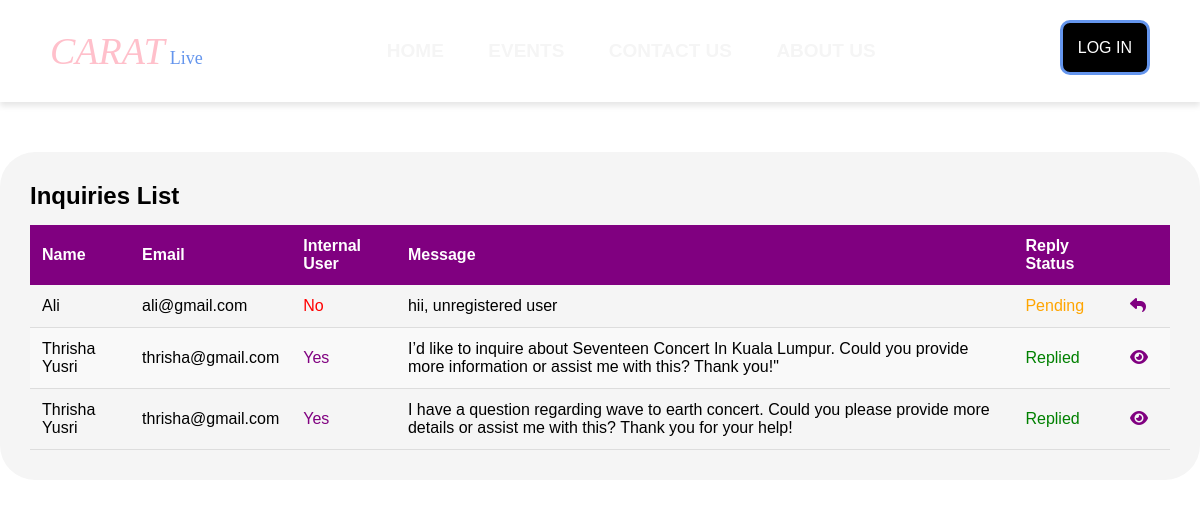
The page /inquiries.php on the database its author committed.
### tables this page shows
CREATE TABLE `inquiry` (
  `id` int(11) NOT NULL,
  `name` varchar(100) NOT NULL,
  `email` varchar(100) NOT NULL,
  `message` varchar(800) NOT NULL,
  `reply` varchar(800) NOT NULL,
  `internaluser` tinyint(1) NOT NULL
);

### inquiries.php (the view, shortened to what this page needs)
<!doctype html>
<html lang="en">
<head>
    <link rel="stylesheet" href="style.css">
    <link rel="stylesheet" href="https://cdnjs.cloudflare.com/ajax/libs/font-awesome/6.5.0/css/all.min.css">
</head>
<?php
include("db_connection.php");
include('header.php');
$user_email = '';
$role = '';
if (isset($_GET['role']) == 'user' && isset($_GET['user_email'])) {
    $user_email = $_GET['user_email'];
    $role = $_GET['role'];
    $query = "SELECT * FROM inquiry WHERE email = '$user_email' ORDER BY reply IS NOT NULL, reply ASC";
} else {
    $query = "SELECT * FROM inquiry ORDER BY reply IS NOT NULL, reply ASC";
}
$result = mysqli_query($conn, $query);
?>
<body class="app">
    <div style="display: flex; justify-content: center;">
        <div class="event-container" style="margin-top:50px; width:100%">
            <h2>Inquiries List</h2>
            <table>
                <thead>
                    <tr>
                        <th>Name</th>
                        <th>Email</th>
                        <?php if (!$user_email) { ?>
                            <th>Internal User</th>
                        <?php } ?>
                        <th>Message</th>
                        <th>Reply Status</th>
                        <th></th>
                    </tr>
                </thead>
                <tbody>
                    <?php
                    if (mysqli_num_rows($result) > 0) {
                        while ($row = mysqli_fetch_assoc($result)) {
                            ?>
                            <tr>
                                <td><?php echo $row['name'] ?></td>
                                <td><?php echo $row['email'] ?></td>
                                <?php if (!$user_email) { ?>
                                    <?php if ($row['internaluser'] == 1) { ?>
                                        <td style="color:purple">Yes</td>
                                    <?php } else { ?>
                                        <td style="color:red">No</td>
                                    <?php } ?>
                                <?php } ?>
                                <td><?php echo $row['message'] ?></td>
                                <?php if ($row['reply']) { ?>
                                    <td style="color:green">Replied</td>
                                <?php } else { ?>
                                    <td style="color:orange">Pending</td>
                                <?php } ?>
                                <?php
                                if (!$row['reply'] && $role !== 'user') {
                                    ?>
                                    <td><a onclick="redirectToPage('contactus.php?inquiry_id=<?php echo $row['id']; ?>&mode=edit')"><i
                                                style="color: purple" class="fa-solid fa-reply"></i></a></td>
                                <?php } else { ?>
                                    <td><a onclick="redirectToPage('contactus.php?inquiry_id=<?php echo $row['id']; ?>&mode=view')"><i
                                                style="color: purple" class="fa-solid fa-eye"></i></a></td>
                                <?php } ?>
                            </tr>
                        <?php }
                    } else { ?>
                        <div>
                            No results
                        </div>
                    <?php } ?>
                </tbody>
            </table>
        </div>
    </div>
</body>
</html>

### style.css (style rules this page uses)
* { margin: 0; padding: 0; text-decoration: none; border: none; outline: none; scroll-behavior: smooth; font-family: Verdana, Verdana, sans-serif; color: black; }
h1, h2, h3, h4, h5, h6, h7 { color: black; margin-bottom: 15px; }
html { font-size: 16px; overflow-x: hidden; scroll-behavior: smooth; }
body { position: relative; margin: 0; }
.app { background-image: url("concertBackground.png"); background-size: cover; background-position: center; }
.card, .card-history, .event-container, .manage-container { background-color: whitesmoke; padding: 30px; border-radius: 35px; margin-bottom: 10px; display: inline-block; }
* { box-sizing: border-box; }
i { padding-right: 10px; }
table { width: 100%; border-collapse: collapse; font-family: Arial, sans-serif; }
th { background-color: purple; color: white; padding: 12px; text-align: left; }
td { padding: 12px; text-align: left; border-bottom: 1px solid #ddd; }
tr:nth-child(even) { background-color: #f9f9f9; }

### rows shown on the page
inquiry: name "Ali", email "ali@gmail.com", internaluser "No", message "hii, unregistered user", reply "Pending"
inquiry: name "Thrisha Yusri", email "thrisha@gmail.com", internaluser "Yes", message "I’d like to inquire about Seventeen Concert In Kuala Lumpur. Could you provide more information or assist me with this? Thank you!\"", shows "Replied"
inquiry: name "Thrisha Yusri", email "thrisha@gmail.com", internaluser "Yes", message "I have a question regarding wave to earth concert. Could you please provide more details or assist me with this? Thank you for your help!", shows "Replied"
